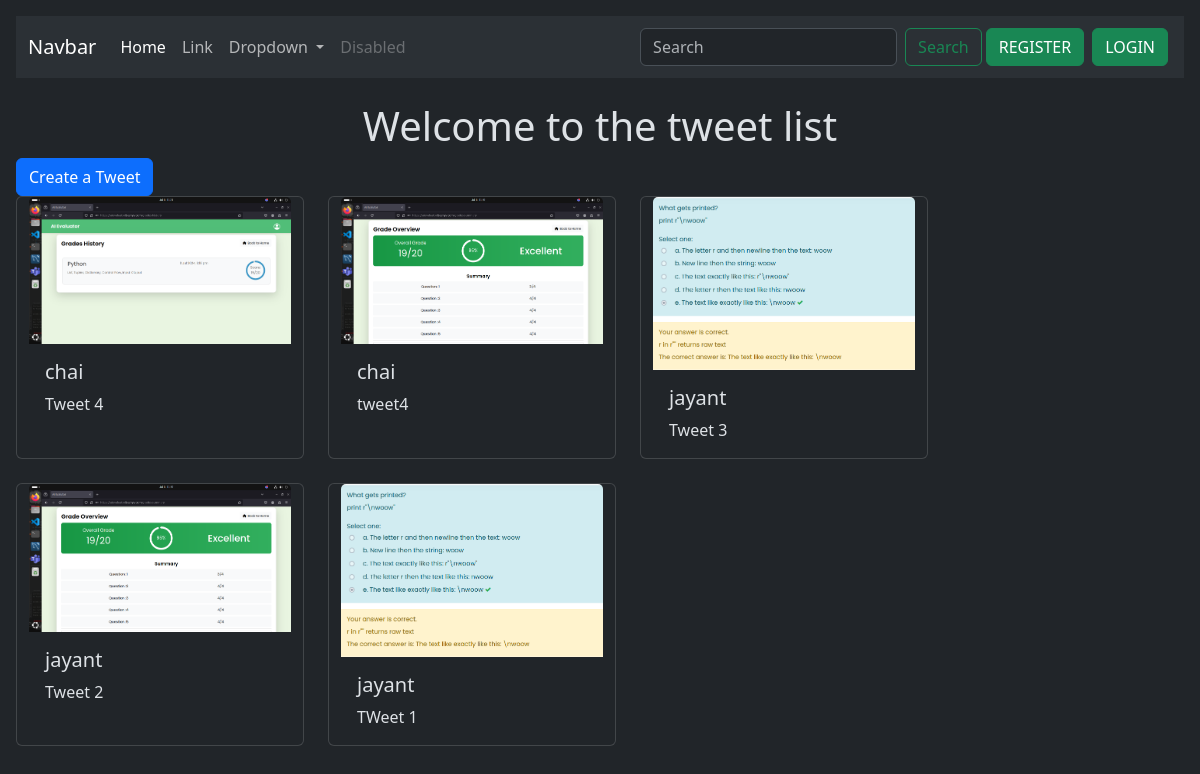
Screenshot of /tweet/ with the database file from the repository.
### tweet/models.py (models this page shows, shortened)
class Tweet(models.Model):
    user = models.ForeignKey(User, on_delete=models.CASCADE)
    text = models.TextField(max_length=240)
    photo = models.ImageField(upload_to='photos/', blank=True, null=True)
    created_At = models.DateTimeField(auto_now_add=True)
    updated_At = models.DateTimeField(auto_now=True)

### tweet/views.py (the view)
# urls.py: path("", views.tweet_list, name = 'tweet_list'),
def tweet_list(request):
    tweets = Tweet.objects.all().order_by('-created_At')
    return render(request, "tweet_list.html", {"tweets": tweets})

### tweet/templates/tweet_list.html (shortened to what this page needs)
{% extends "index.html" %}
{% block content%}
<h1 class="text-center mt-4"> Welcome to the tweet list</h1>
<a class="btn btn-primary" href="{% url 'tweet_create' %}"> Create a Tweet</a>
<div class="container row gap-lg-4">
    {% for tweet in tweets %}
        <div class="card" style="width: 18rem;">
          {% if tweet.photo %}
          <img src="{{ tweet.photo.url }}" class="card-img-top">
          {% endif %}
        <div class="card-body">
          <h5 class="card-title">{{tweet.user.username}} </h5>
          <p class="card-text">{{tweet.text}}</p>
        </div>
      </div>
    {% endfor %}
</div>
{% endblock  %}

### templates/index.html (shortened to what this page needs)
{% load static %}
<!DOCTYPE html>
<html lang="en" data-bs-theme="dark">
<head>
    <link href="https://cdn.jsdelivr.net/npm/bootstrap@5.3.3/dist/css/bootstrap.min.css" rel="stylesheet">
    <link href="https://getbootstrap.com/docs/5.3/assets/css/docs.css" rel="stylesheet">
</head>
<body class="p-3 m-0 border-0 bd-example bg-dark" >
  <nav class="navbar navbar-expand-lg bg-body-tertiary">
    <div class="container-fluid">
      <a class="navbar-brand" href="#">Navbar</a>
      <div class="collapse navbar-collapse" id="navbarSupportedContent">
        <ul class="navbar-nav me-auto mb-2 mb-lg-0">
          <li class="nav-item">
            <a class="nav-link active" aria-current="page" href="#">Home</a>
          </li>
          <li class="nav-item">
            <a class="nav-link" href="#">Link</a>
          </li>
          <li class="nav-item dropdown">
            <a class="nav-link dropdown-toggle" href="#" role="button" data-bs-toggle="dropdown" aria-expanded="false">
              Dropdown
            </a>
          </li>
          <li class="nav-item">
            <a class="nav-link disabled" aria-disabled="true">Disabled</a>
          </li>
        </ul>
        <form class="d-flex" role="search">
          <input class="form-control me-2" type="search" placeholder="Search" aria-label="Search">
          <button class="btn btn-outline-success" type="submit">Search</button>
        </form>
        {% if user.is_authenticated %}
        <form method="post" action="{% url 'logout' %}">
          {% csrf_token %}
          <button class="btn btn-danger" type="submit">LOGOUT</button>
        </form>
        {% else %}
        <a href="{% url 'register' %}" class="btn btn-success m-1">REGISTER</a>
        <a href="{% url 'login' %}" class="btn btn-success m-1">LOGIN</a>
        {% endif %}
      </div>
    </div>
  </nav>
  <h1 class="text-body-emphasis pt-6 mt-3 text-center">
      {% block  content %}{% endblock  %}
  </h1>
</body>
</html>

### rows the page displays
Tweet: photo (picture), user.username "chai", text "Tweet 4"
Tweet: photo (picture), user.username "chai", text "tweet4"
Tweet: photo (picture), user.username "jayant", text "Tweet 3"
Tweet: photo (picture), user.username "jayant", text "Tweet 2"
Tweet: photo (picture), user.username "jayant", text "TWeet 1"
